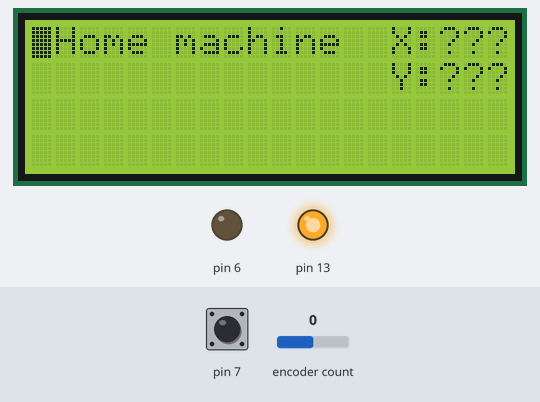
The program below on a simulated Arduino Micro, built with avr-gcc and run on an emulated ATmega32U4. Parts: 20×4 character LCD, output pins drawn as LEDs (lit = HIGH). The test bench sets the inputs (shaded band); at power-on: pin 7 HIGH, encoder count 0. What the program prints to the serial monitor is not drawn.

Above: at 1.2 s.
1.3 s: pin 7 pulled LOW for 0.15 s
At 1.39 s:
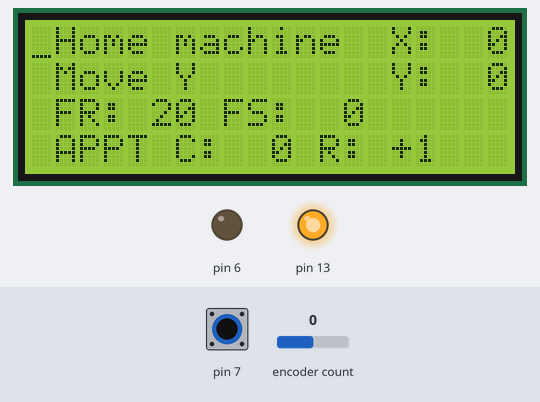
At 2.6 s:
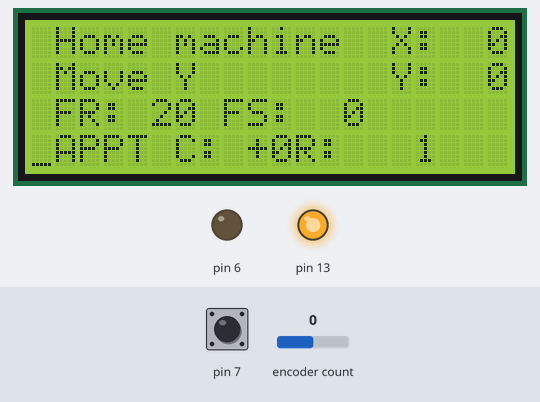
2.9 s: encoder count set to 1
4.5 s: encoder count set to 2
6.1 s: pin 7 pulled LOW for 1 s
At 7.1 s:
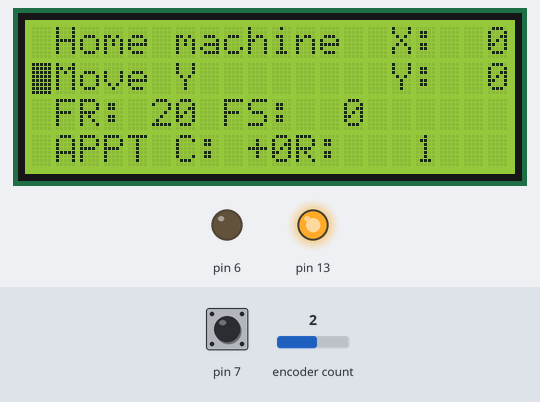
Timing chart, 0 to 9.1 s (numbered marks = the images above; inputs shaded):
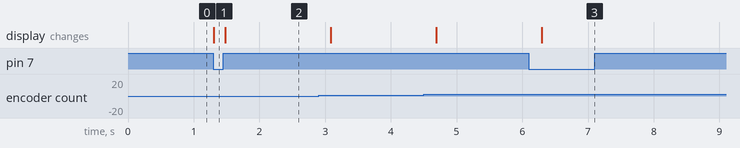

The program:

main.cpp
```cpp
#include <Arduino.h>
#include "functions.h"

unsigned long startTime = 0;

void setup() {
	hwInit();
	Serial.print("test");
	startTime = millis();
}

void loop() {
	if (millis() - startTime >= LOOP_MS) {
		//getStatus();
		if (newStats) {
			printStatus();
			newStats = false;
		}
		if (dryY != 0) {
			print("$J=G91 Y%d F%d", (int)(STEP_SIZE * dryY), (int)(feedrate * 60));
			dryY = 0;
		}
		startTime = millis();
	}
	if ((PORTD & 0b01000000) == 0) {	// normal non-interrupt killswitch
		Serial.print("kill");
		kill();
	}
	if (homeFlag) {
		homeFlag = false;
		homeMachine();
	}
	if (APPTFlag) {
		APPTFlag = false;
		performAPPT();
	}
}
```

functions.cpp
```cpp
#include <Arduino.h>
#include <avr/wdt.h>
#include <TimerOne.h>
#include "functions.h"
#include "utility.h"

volatile bool newStats = false;
int axes[2];
int feeds[2];
int bf[2];
char *state;
char receiveBuffer[128];

void printMenu() {
	lcdprint(17, 0, "  0");
	lcdprint(1, 1, "Move Y        Y:  0");
	lcdprint(1, 2, "FR:%3d FS:  0", feedrate);
	lcdprint(1, 3, "APPT C:%3d R:%+3d", cyclesY, cyclesN);
}

uint8_t getStatus() {				// https://forum.arduino.cc/t/serial-input-basics-updated/382007/2
	char *startC = NULL, *value, *mainNext;
	uint8_t endC = 0;
	while (!endC || startC == NULL) {
		print("$X");
		endC = Serial1.readBytesUntil('>', receiveBuffer, 128);
		startC = strchr(receiveBuffer, '<') + 1;
	}
	receiveBuffer[endC] = '\0';
	split(startC, &mainNext, '|');
	if (*mainNext == '\0') {
		return 0;  // Malformed report
	}
	state = startC;
	while (*mainNext) {
		startC = mainNext;
		split(startC, &mainNext, '|');
		split(startC, &value, ':');
		if (strcmp(startC, "MPos") == 0 || strcmp(startC, "WPos") == 0) {
				// x,y,z,...
				parse_integers(value, axes, 2);
				continue;
		}
		if (strcmp(startC, "Bf") == 0) {
				parse_integers(value, bf, 2);
				continue;
		}
		if (strcmp(startC, "Ln") == 0) continue;
		if (strcmp(startC, "FS") == 0) {
				// feedrate,spindle_speed
				parse_integers(value, feeds, 1);  // feed in [0], spindle in [1]
				continue;
		}
	}
	newStats = true;
	return 1;
}

void printStatus() {
	lcdprint(17, 0, "%3d", (int)(axes[0]/10));
	lcdprint(17, 1, "%3d", (int)(axes[1]/10));
	lcdprint(1, 2, "FR:%3d FS:%3d %5c", feedrate, (int)(feeds[0]/600), state);
	lcdprint(1, 3, "APPT C:%+3dR:%4d", cyclesY, cyclesN);
	switch (menuPos) {
		case 0b00010000:
			lcdSetCursor(0, 0);
			break;
		case 0b00100000:
		case 0b00100001:
			lcdSetCursor(0, 1);
			break;
		case 0b01000000:
		case 0b01000010:
			lcdSetCursor(0, 2);
			break;
		case 0b10000000:
			lcdSetCursor(0, 3);
			break;
		case 0b10000100:
			lcdSetCursor(6, 3);
			break;
		case 0b10001000:
			lcdSetCursor(11, 3);
	}
	if ((menuPos & 0b00001111) > 0 || APPTFlag) lcdBlink();
	else lcdNoBlink();
}

void homeMachine() {
	Timer1.detachInterrupt();
	lcdBlink();
	//while (!getStatus());			// wait until machine is online
	//Serial.print("homeing");
	print("$H");
	//while (axes[0] != 0 || axes[1] != 0) getStatus();
	if (startFlag) {
		Timer1.attachInterrupt(encISR, 10000);	// update encoder every 10ms
		zeroEncoder();
		printMenu();
	}
	print("G92 X0 Y0");
	lcdSetCursor(0,0);
	lcdNoBlink();
	zeroEncoder();
	Timer1.attachInterrupt(encISR, 10000);
}

void kill() {								// resets the CNC controller, and also resets itself for good measure
	print((char)0x18);
	wdt_disable();							// https://forum.arduino.cc/t/soft-reset-and-arduino/367284/5
	wdt_enable(WDTO_15MS);
	while (1);
}

void performAPPT() {
	int limits[2];						// index 0 stores start position, index 1 stores Y steps
	int i = cyclesN, j;
	limits[0] = axes[1];
	if (cyclesY > 0) {
		// round down to nearest feasible if exceeding bed size
		if (MAX_Y < (limits[0] + cyclesY * STEP_SIZE)) limits[1] = (int)((MAX_Y - limits[0]) / STEP_SIZE);
		else limits[1] = cyclesY;
	} else if (cyclesY < 0) {
		if (0 > (limits[0] + cyclesY * STEP_SIZE)) limits[1] = (int)(limits[0] / STEP_SIZE);
		else limits[1] = cyclesY;
		limits[1] = abs(limits[1]);
	}
	// disable inputs for safety, allow encoder button to function as reset
	Timer1.detachInterrupt();
	detachInterrupt(digitalPinToInterrupt(7));
	attachInterrupt(digitalPinToInterrupt(7), kill, RISING); // the urge to kill is rising
	do {
		lcdprint(17, 3, "%3d", i);
		j = limits[1];
		do {
			print("G1 X%d F%d", (int)MAX_X, (int)(feedrate * 600));
			print("G1 X0");
			while (axes[0] != 0 || axes[1] != 0);
			if (j > 0) {
				if (cyclesY > 0) print("$J=G91 Y%d F%d", (int)(STEP_SIZE), (int)(feedrate * 30));
				else print("$J=G91 Y%d F%d", (int)(-STEP_SIZE), (int)(feedrate * 30));
			}
			j--;
		} while (j > 0);
		if (limits[1] > 0) print("G1 X0 Y%d", limits[0]);
		i--;
	} while (i > 1);
	detachInterrupt(digitalPinToInterrupt(7));
	zeroEncoder();
	Timer1.attachInterrupt(encISR, 10000);
	attachInterrupt(digitalPinToInterrupt(7), btnISR, RISING);
	lcdprint(17, 3, "   ");
}
```

functions.h
```cpp
#include "hardware.h"

#ifndef __cplusplus
extern "C" {
#endif

extern volatile bool newStats;

extern void printMenu();
extern unsigned char getStatus();
extern void printStatus();
extern void homeMachine();
extern void kill();
extern void performAPPT();

#ifndef __cplusplus
}
#endif
```

hardware.cpp
```cpp
#include <Arduino.h>
#include <Encoder.h>
#include <Wire.h>
#include <LiquidCrystal.h>
#include "utility.h"
#include "functions.h"

// 0 > TXD
// 1 > RXD
// 2 > ENC_A
// 3 > ENC_B
// 4 > LCD_RS
// 5 > LCD_EN
// 6 > RTS
// 7 > ENC_BTN, PD7
// 8 > LCD_D4
// 9 > LCD_D5
// 10 > LCD_D6
// 11 > LCD_D7
// 12 > RESET, PD6

// uint8_t axes[2];					// x, y position
// uint8_t feeds[2];				// live feedrates
// uint8_t bf[2];					// buffer state
// char *state;

Encoder enc(2, 3);
LiquidCrystal lcd(4, 5, 8, 9, 10, 11);

bool startFlag = true;
bool homeFlag = false;
bool APPTFlag = false;
int feedrate = 20;			// feedrate in cm/s (min: 1)
int dryY = 0;				// columns to move w/o APPT
int cyclesY = 0;			// columns to move w/ APPT
int cyclesN = 1;			// how many times to perform treatment (min: 1)
//                         ________ menu item APPT
//                        | _______ menu item feedrate
//                        || ______ menu item move Y
//                        ||| _____ menu item home machine
//                        |||| ____ submenu item APPT cycles/repeats
//                        ||||| ___ submenu item APPT columns to cover
//                        |||||| __ submenu item feedrate
//                        ||||||| _ submenu item move Y
volatile uint8_t menuPos = 0b00010000;
volatile int8_t encPos = 0;
int8_t shift = 0;
char writeBuffer[WRITEBUFFER_SIZE];
char * const j = (char *) &writeBuffer;
volatile long newPosition;
volatile long delta;
volatile long oldPosition = -999;
volatile long debounceTime = 0;

void hwInit() {
	Serial1.setTimeout(200);
	Serial1.begin(115200);
	Serial.begin(9600);
	Serial.print("0");
	pinMode(6, OUTPUT);
	pinMode(7, INPUT_PULLUP);
	pinMode(12, INPUT_PULLUP);
	pinMode(13, OUTPUT);
	digitalWrite(13, HIGH);
	attachInterrupt(digitalPinToInterrupt(7), btnISR, FALLING);
	Serial.print("1");
	lcd.begin(20, 4);
	lcd.home();
	lcd.clear();
	lcd.setCursor(1, 0);
	lcd.print("Home machine  X:???");
	lcd.setCursor(1, 1);
	lcd.print("              Y:???");
	lcd.setCursor(0, 0);
	lcd.cursor();
	lcd.blink();
	Serial.print("2");
}

// screw it, menu functionality handled inside ISRs
void btnISR() {
	if (millis() - debounceTime >= DEBOUNCE) {
		debounceTime = millis();
		switch (menuPos) {
			case 0b00010000:
				homeFlag = true;
				Serial.print("homes");
				break;
			case 0b00100000:   	// enter submenu
			case 0b01000000:
			case 0b10000000:
				menuPos |= menuPos >> 5;
				break;
			case 0b10000100:  	// change from columns to cycles
				menuPos ^= 0b00001100;
				break;
			case 0b10001000:
				APPTFlag = true;
				menuPos = 0b10000000;
				break;
			default:  					// exit submenu
				menuPos &= 0b11110000;
  		}
		newStats = true;
  		Serial.print("btn");
	}

}

void encISR() {
	newPosition = enc.read() / 4;
	if (newPosition != oldPosition) {
		delta = newPosition - oldPosition;
		oldPosition = newPosition;
		Serial.println(newPosition);
		switch (menuPos) {
			case 0b10000000:  // menu navigation
			case 0b01000000:
			case 0b00100000:
			case 0b00010000:
				shift = (byte)delta;					// enc.read() returns int32_t/long, must be crammed into 8 bits for optimisation ig
				while (shift < 0) shift += 4;			// convert shift to positive, circular rotation of 4 bits by -n is the same as rotation by (4-n) for n < 4
				menuPos = menuPos >> 4;					// shift menuPos right by 4 for the circular rotation, rotate, mask lower half of byte and shift it back up
				menuPos = ((menuPos << shift) | (menuPos >> (4 - shift))) & 0b00001111;
				menuPos = menuPos << 4;					// there's definitely a more efficient way to do this
				break;									// this might be redundant anyways if there isn't more than 1 pulse per interrupt
				// if (delta < 0) menuPos = menuPos >> 1;
				// else menuPos = menuPos << 1;		// this is only good for single bit shifts
				// if (menuPos < 16) menuPos = 128;
				// if (menuPos == 0) menuPos = 16;// manually handled wraparound
				// break;
			case 0b00100001:  // move Y
				dryY += delta;
				dryY = clamp(dryY, -Y_COLUMNS_MAX, Y_COLUMNS_MAX);
				break;
			case 0b01000010:  // feedrate
				feedrate += delta;
				feedrate = clamp(feedrate, 1, FEEDRATE_MAX);
				break;
			case 0b10000100:	// columns to cover
				cyclesY += delta;
				cyclesY = clamp(cyclesY, -Y_COLUMNS_MAX, Y_COLUMNS_MAX);
				break;
			case 0b10001000:	// repeating instances
				cyclesN += delta;
				cyclesN = clamp(cyclesN, 1, CYCLES_MAX);
				break;
			default:          // just in case, there shouldn't be any more cases
				menuPos = 0b00010000; // set to known case (home machine)
				break;
		}
		//enc.write(0);
		newStats = true;
	}
	//Serial.print(newPosition);
}

void print(char i) {
	PORTD |= 0b10000000;
	Serial1.flush();
	Serial1.print(i);
	PORTD &= 0b01111111;
}

void print(const char i[]) {
	PORTD |= 0b10000000;
	Serial1.flush();
	Serial1.println(i);
	PORTD &= 0b01111111;
}

void print(const char i[], int a) {
	snprintf(writeBuffer, WRITEBUFFER_SIZE, i, a);
	print(*j);
}

void print(const char i[], int a, int b) {
	snprintf(writeBuffer, WRITEBUFFER_SIZE, i, a, b);
	print(*j);
}

void lcdprint(int x, int y, const char i[]) {
	lcd.setCursor(x, y);
	lcd.print(i);
}

void lcdprint(int x, int y, const char i[], int a) {
	snprintf(writeBuffer, WRITEBUFFER_SIZE, i, a);
	lcdprint(x, y, writeBuffer);
}

void lcdprint(int x, int y, const char i[], int a, int b) {
	snprintf(writeBuffer, WRITEBUFFER_SIZE, i, a, b);
	lcdprint(x, y, writeBuffer);
}

void lcdprint(int x, int y, const char i[], int a, int b, char *c) {
	snprintf(writeBuffer, WRITEBUFFER_SIZE, i, a, b, c);
	lcdprint(x, y, writeBuffer);
}

void zeroEncoder() {
	enc.write(0);
}

void lcdSetCursor(int x, int y) {
	lcd.setCursor(x, y);
}

void lcdBlink() {
	lcd.blink();
}

void lcdNoBlink() {
	lcd.noBlink();
}
```

hardware.h
```cpp
#pragma once

#include "config.h"

#ifndef __cplusplus
extern "C" {
#endif

extern bool startFlag;
extern bool homeFlag;
extern bool APPTFlag;
extern int feedrate;
extern int dryY;
extern int cyclesY;
extern int cyclesN;

extern volatile uint8_t menuPos;
extern volatile int8_t encPos;

extern void hwInit();
extern void btnISR();
extern void encISR();
extern void print(char i);
extern void print(const char i[]);
extern void print(const char i[], int a);
extern void print(const char i[], int a, int b);
extern void lcdprint(int x, int y, const char i[]);
extern void lcdprint(int x, int y, const char i[], int a);
extern void lcdprint(int x, int y, const char i[], int a, int b);
extern void lcdprint(int x, int y, const char i[], int a, int b, char *c);

extern void zeroEncoder();
extern void lcdSetCursor(int x, int y);
extern void lcdBlink();
extern void lcdNoBlink();

#ifndef __cplusplus
}
#endif
```

utility.cpp
```cpp
#include <Arduino.h>
#include "utility.h"

int clamp(int n, int minn, int maxn) {				// https://stackoverflow.com/questions/5996881/how-to-limit-a-number-to-be-within-a-specified-range-python
	return max(min(maxn, n), minn);
}

bool split(char* input, char** next, char delim) {	// https://github.com/bdring/PendantsForFluidNC/blob/main/lib/GrblParserC/src/GrblParserC.c
    char* pos = strchr(input, delim);
    if (pos) {
        *pos  = '\0';
        *next = pos + 1;
        return true;
    }
    *next = input + strlen(input);
    return false;
}

void parse_integers(char* s, int* nums, uint8_t maxnums) {	// modified it so it actually returns bytes lmao
    char*  next;
    size_t i = 0;
    do {
        if (i >= maxnums) {
            return;
        }
        split(s, &next, ',');
        nums[i++] = atoi(s);

        s = next;
    } while (*s);
}
```

utility.h
```cpp
#ifndef __cplusplus
extern "C" {
#endif

extern int clamp(int n, int minn, int maxn);
extern bool split(char* input, char** next, char delim);
extern void parse_integers(char* s, int* nums, uint8_t maxnums);
extern void print(char *i);

#ifndef __cplusplus
}
#endif
```

config.h
```cpp
#define Y_COLUMNS_MAX 		30
#define CYCLES_MAX 			999
#define FEEDRATE_MAX 		250		// cm/s (150000 mm/min)
#define LOOP_MS 			200
#define STEP_SIZE 			40		// mm
#define MAX_X 				1000	// mm
#define MAX_Y 				1000	// mm
#define WRITEBUFFER_SIZE 	32
#define DEBOUNCE            50
```

Measured:
- after the input at 1.3 s, the display: changes at once (image 1)
- after the input at 6.1 s, the display: changes after 0.20 s (image 3)
